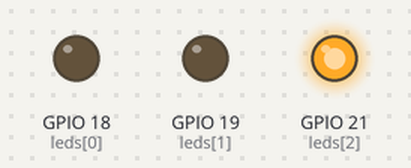
A program run on a simulated ESP32 board running MicroPython. On the bench: output pins drawn as LEDs (lit = HIGH). What the program prints to the serial console is not drawn.

Above: at 0.5 s.
At 1.0 s:
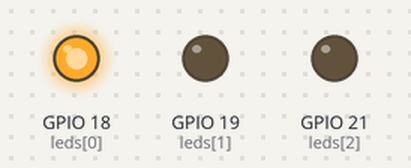
At 2.7 s:
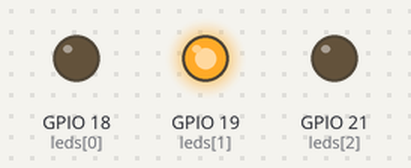
Timing chart, 0 to 3.0 s (numbered marks = the images above):
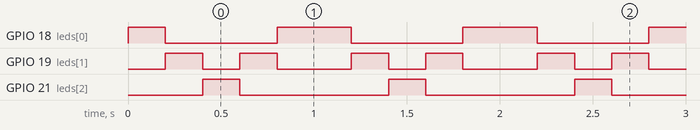

Measured:
- by itself, GPIO 18 (leds[0]): repeats every 1.0 s: LOW 0.60 s, HIGH 0.40 s
- by itself, GPIO 19 (leds[1]): repeats every 1.0 s: LOW 0.20 s, HIGH 0.20 s, LOW 0.40 s, HIGH 0.20 s
- by itself, GPIO 21 (leds[2]): alternates HIGH for 0.20 s and LOW for 0.80 s

The program:

02-3.py
```python
# ----------------------------------------------------------------
# 實驗 #2-3：來回跑的跑馬燈
#
# 說明：
# 透過控制 ESP32 的 GPIO 接腳，讓紅、黃、綠三色 LED
# 產生來回移動的跑馬燈效果 (R -> Y -> G -> Y -> R ...)。
#
# MicroPython v1.24.0 on ESP32-DevKitC
# ----------------------------------------------------------------

import machine
import time

# --- 硬體接線設定 ---
# 根據您的接線，將 GPIO 編號對應到各色 LED
RED_PIN = 18    # R (紅燈)
YELLOW_PIN = 19 # Y (黃燈)
GREEN_PIN = 21  # G (綠燈)

# --- 參數設定 ---
# 每個燈亮起的延遲時間（秒），可以調整這個值來改變跑馬燈速度
delay_time = 0.2

# --- 初始化 LED 接腳 ---
# 建立 Pin 物件並設定為輸出模式 (machine.Pin.OUT)
# 並將它們放入一個列表中，方便用迴圈控制
# 列表順序：紅 -> 黃 -> 綠
leds = [
    machine.Pin(RED_PIN, machine.Pin.OUT),
    machine.Pin(YELLOW_PIN, machine.Pin.OUT),
    machine.Pin(GREEN_PIN, machine.Pin.OUT)
]

# --- 程式主體 ---
print("實驗 #2-3：來回跑的跑馬燈，程式已啟動...")
print(f"燈光順序: R({RED_PIN}) -> Y({YELLOW_PIN}) -> G({GREEN_PIN}) -> Y -> R ...")
print(f"延遲時間: {delay_time} 秒")

try:
    # 使用無限迴圈讓跑馬燈效果持續執行
    while True:
        # --- 正向：從左到右 (R -> Y -> G) ---
        # 遍歷整個 leds 列表 (索引 0, 1, 2)
        for i in range(len(leds)):
            leds[i].on()            # 點亮當前的 LED
            time.sleep(delay_time)  # 等待指定時間
            leds[i].off()           # 熄滅當前的 LED

        # --- 反向：從右到左 (Y -> R) ---
        # 為了製造 "反彈" 的效果，我們從倒數第二個燈開始往回走
        # 遍歷 leds 列表的倒數第二個到第一個 (索引 1, 0)
        # range(start, stop, step) -> range(1, -1, -1) 會產生 [1, 0]
        for i in range(len(leds) - 2, -1, -1):
            leds[i].on()            # 點亮當前的 LED
            time.sleep(delay_time)  # 等待指定時間
            leds[i].off()           # 熄滅當前的 LED

except KeyboardInterrupt:
    # 當使用者按下 Ctrl+C 時，優雅地結束程式
    print("程式已由使用者手動停止。")
    # 確保所有 LED 在程式結束時都是熄滅的
    for led in leds:
        led.off()
```
